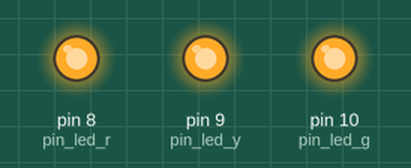
Bench run of a sketch on a simulated Arduino Uno, built with avr-gcc and run on an emulated ATmega328P. Parts: output pins drawn as LEDs (lit = HIGH).

Above: at 0.5 s.
At 3.5 s:
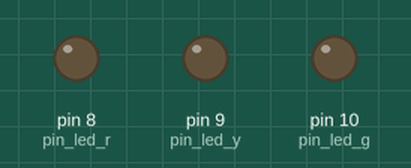
Timing chart, 0 to 4.6 s (numbered marks = the images above):
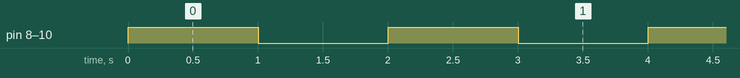

The sketch:

controle_leds.ino
```cpp
const int pin_led_r = 8;
const int pin_led_y = 9;
const int pin_led_g = 10;

void setup() {
  pinMode(pin_led_r, OUTPUT);
  pinMode(pin_led_y, OUTPUT);
  pinMode(pin_led_g, OUTPUT);
}

void loop() {
  digitalWrite(pin_led_r, HIGH);
  digitalWrite(pin_led_y, HIGH);
  digitalWrite(pin_led_g, HIGH);
  delay(1000); // atraso de 1000 ms
  digitalWrite(pin_led_r, LOW);
  digitalWrite(pin_led_y, LOW);
  digitalWrite(pin_led_g, LOW);
  delay(1000); // atraso de 1000 ms
}
```

Measured:
- by itself, pin 8 (pin_led_r), pin 9 (pin_led_y), pin 10 (pin_led_g): alternates HIGH for 1.0 s and LOW for 1.0 s
